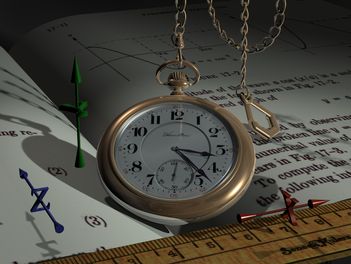
%> input picture excersiecs/Mohammad-t-t/18/watch.png, 351 x 264 px, shrunk from 1024 x 768 before the run
$ octave p4.m   (GNU Octave 9; MATLAB toolbox functions it lacks are replaced by stand-ins)
%> lines starting %> are read from the running program, lines starting %| are printed output that depends on the picture
close all
clear all
clc

image_watch = imread("../../benchmark/watch.png");
%> image_watch is the input picture: size 264x351x3 uint8; mean R, G, B 76.3, 74.1, 65.9
image_pool = imread("../../benchmark/pool.png");
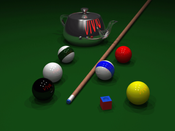
%> input picture excersiecs/RaAr7/15/pool.png, 175 x 131 px, shrunk from 510 x 383 before the run
%> image_pool is the input picture: size 131x175x3 uint8; mean R, G, B 26.7, 60.5, 22.4

[x,y,z] = size(image_watch);
%> x = 264; y = 351; z = 3
[s,t,u] = size(image_pool);
%> s = 131; t = 175; u = 3

temp_watch = image_watch(:,:,1);
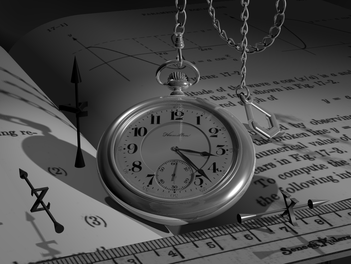
%> temp_watch: size 264x351 uint8; min 0, max 255, mean 76.3
temp_pool = image_pool(:,:,1);
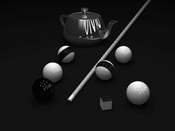
%> temp_pool: size 131x175 uint8; min 0, max 255, mean 26.7

for i=1:s
    for j=1:t
        image_watch(i,j,1) = temp_pool(i,j);
        image_pool(i,j,1) = temp_watch(i,j);
    end
end
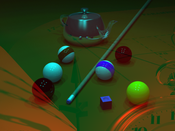
%> image_pool: size 131x175x3 uint8; mean R, G, B 53.5, 60.5, 22.4
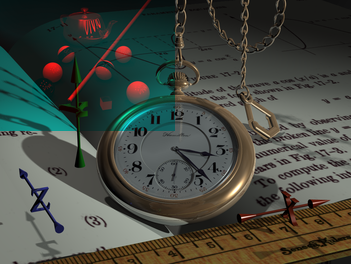
%> image_watch: size 264x351x3 uint8; mean R, G, B 69.6, 74.1, 65.9

subplot(1,2,1);
imshow(image_watch);
subplot(1,2,2);
imshow(image_pool);
